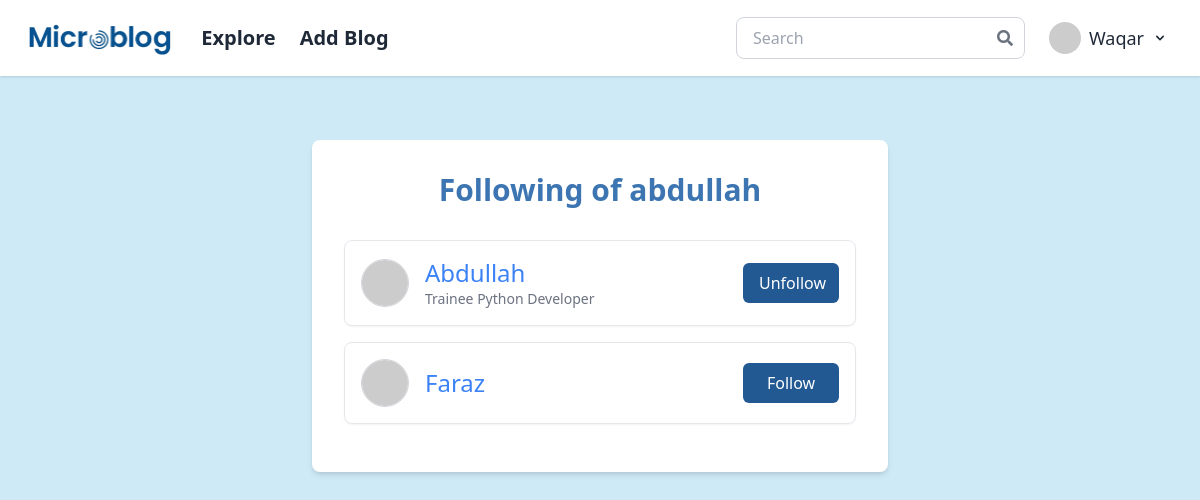
/following_list/abdullah (signed in), run on the app's committed database.
### app/models.py (models this page shows, shortened)
class User(UserMixin, db.Model):
    id: so.Mapped[int] = so.mapped_column(primary_key=True)
    username: so.Mapped[str] = so.mapped_column(sa.String(64), index=True, unique=True)
    email: so.Mapped[str] = so.mapped_column(sa.String(120), index=True, unique=True)
    password_hash: so.Mapped[Optional[str]] = so.mapped_column(sa.String(256))
    posts: so.WriteOnlyMapped['Post'] = so.relationship(back_populates='author', cascade='all, delete-orphan', passive_deletes=True)
    comments: so.WriteOnlyMapped['Comment'] = so.relationship(back_populates='author', cascade='all, delete-orphan', passive_deletes=True)
    about_me: so.Mapped[Optional[str]] = so.mapped_column(sa.String(140))
    last_seen: so.Mapped[Optional[datetime]] = so.mapped_column(default=lambda: datetime.now(timezone.utc))
    following: so.WriteOnlyMapped['User'] = so.relationship(secondary=followers, primaryjoin=(followers.c.follower_id == id),
                                                            secondaryjoin=(followers.c.followed_id == id), back_populates='followers', passive_deletes=True)
    followers: so.WriteOnlyMapped['User'] = so.relationship(secondary=followers, primaryjoin=(followers.c.followed_id == id),
                                                            secondaryjoin=(followers.c.follower_id == id), back_populates='following', passive_deletes=True)
    def avatar(self, size):
        digest = md5(self.email.lower().encode('utf-8')).hexdigest()
        return f'https://www.gravatar.com/avatar/{digest}?d=identicon&s={size}'
    def is_following(self, user):
        query = self.following.select().where(User.id == user.id)
        return db.session.scalar(query) is not None
    def get_following_users(self):
        following_users = (
            db.session.query(User)
            .join(followers, User.id == followers.c.followed_id)
            .filter(followers.c.follower_id == self.id)
            .all()
        )
        return following_users

### app/main/routes.py (the view)
@bp.route('/following_list/<username>')
@login_required
def following_list(username):
    user = db.session.scalar(sa.select(User).where(User.username == username))
    list = user.get_following_users()
    form = EmptyForm()
    return render_template('following.html', user=user, list=list, form = form)

### app/main/forms.py
class EmptyForm(FlaskForm):
    submit = SubmitField('Submit')

class SearchForm(FlaskForm):
    searched = StringField('Searched', validators=[DataRequired()])
    submit = SubmitField('Submit')

### app/main/routes.py (called while the page is built)
@bp.before_request
def before_request():
    if current_user.is_authenticated:
        current_user.last_seen = datetime.now(timezone.utc)
        db.session.commit()

@bp.context_processor
def inject_search_form():
    return dict(form=SearchForm())

### app/models.py (called while the page is built)
@login.user_loader
def load_user(id):
    return db.session.get(User, int(id))

### app/templates/following.html (shortened to what this page needs)
{% extends 'new_base.html' %}
{% block content %}
<div class="flex min-h-full flex-col justify-center px-4 py-6 sm:px-6 lg:px-8 sm:py-12">
    <div class="bg-white shadow-md rounded-lg p-8 w-full max-w-xl mx-auto">
        <h1 class="text-3xl font-bold mb-8 text-center text-[#3C75B1]">Following of {{ user.username }}</h1>
        {% if list %}
        <ul>
            {% for follower in list %}
            <li class="flex items-center justify-between p-4 border border-gray-200 rounded-lg shadow-sm hover:bg-blue-100 mb-4">
                <a href="{{ url_for('main.user', username=follower.username) }}" class="flex items-center text-blue-500 hover:text-blue-700">
                    <img src="{{ follower.avatar(100) }}" class="w-12 h-12 rounded-full border border-gray-300">
                    <div class="ml-4">
                        <span class="block text-2xl">{{ follower.username }}</span>
                        {% if follower.about_me %}
                        <span class="block text-sm text-gray-500">{{ follower.about_me[:30] }}</span>
                        {% endif %}
                    </div>
                </a>
                <div>
                    {% if current_user.is_following(follower) %}
                    <form action="{{ url_for('main.unfollow', username=follower.username) }}" method="post">
                        <input type="submit" value="Unfollow" class="bg-[#225993] text-white px-4 py-2 rounded-md hover:bg-[#1B487A] w-24">
                    </form>
                    {% else %}
                    <form action="{{ url_for('main.follow', username=follower.username) }}" method="post">
                        <input type="submit" value="Follow" class="bg-[#225993] text-white px-4 py-2 rounded-md hover:bg-[#1B487A] w-24">
                    </form>
                    {% endif %}
                </div>
            </li>
            {% endfor %}
        </ul>
        {% else %}
        <p class="text-center text-gray-500">No following yet.</p>
        {% endif %}
    </div>
</div>
{% endblock %}

### app/templates/new_base.html (shortened to what this page needs)
<!DOCTYPE html>
<html lang="en">
<head>
    <script src="https://cdn.tailwindcss.com"></script>
    <link rel="stylesheet" href="https://cdnjs.cloudflare.com/ajax/libs/font-awesome/5.15.4/css/all.min.css">
    <link href="https://cdn.jsdelivr.net/npm/tailwindcss@2.2.19/dist/tailwind.min.css" rel="stylesheet">
</head>
<body class="bg-[#CEEAF7] text-gray-900">
    <nav class="bg-white shadow">
      <div class="container max-w-full w-full px-4 md:px-6 py-4 flex justify-between items-center">
          <div class="flex items-center space-x-6 mx-auto lg:mx-0">
              {% if not current_user.is_anonymous %}
              <a href="{{ url_for('main.index') }}" class="mt-1">
                <img class="w-15 h-10" src="{{ url_for('static', filename='images/Screenshot_2024-10-08_154426-removebg-preview_enhanced.png') }}" alt="Microblog">
              </a>
              {% else %}
              <a href="{{ url_for('main.explore') }}">
                <img class="w-15 h-10" src="{{ url_for('static', filename='images/Screenshot_2024-10-08_154426-removebg-preview_enhanced.png') }}" alt="Microblog">
              </a>
              {% endif %}
              {% if not current_user.is_anonymous %}
              <a class="text-xl font-semibold text-gray-800 hidden lg:inline-block" href="{{ url_for('main.explore') }}">Explore</a>
              <a class="text-xl font-semibold text-gray-800 hidden lg:inline-block" href="{{ url_for('main.add_blog') }}">Add Blog</a>
              {% endif %}
          </div>
          <div class="hidden lg:flex items-center space-x-4">
              <form class="relative flex items-center w-full md:w-auto" method="POST" action="{{ url_for('main.search') }}" onsubmit="return ValidateSearch()">
                  <input type="search" name="searched" autocomplete="off" id="searched" class="w-full border border-gray-300 rounded-lg pl-4 pr-10 py-2 focus:outline-none" placeholder="Search">
                  <button type="submit" class="absolute right-3 inset-y-0 flex items-center text-gray-500 hover:text-gray-700">
                      <i class="fas fa-search"></i>
                  </button>
              </form>
              {% if not current_user.is_anonymous %}
              <div class="relative px-2">
                  <button id="dropdownButton" class="text-lg flex items-center space-x-2 text-gray-800 hover:text-gray-600 focus:outline-none" onclick="toggleDropdown()">
                      <img class="w-8 h-8 rounded-full" src="{{ current_user.avatar(50) }}" alt="User avatar">
                      <span>{{ current_user.username }}</span>
                      <svg class="w-4 h-4" fill="currentColor" viewBox="0 0 20 20" xmlns="http://www.w3.org/2000/svg">
                          <path fill-rule="evenodd" d="M5.293 7.293a1 1 0 011.414 0L10 10.586l3.293-3.293a1 1 0 111.414 1.414l-4 4a1 1 0 01-1.414 0l-4-4a1 1 0 010-1.414z" clip-rule="evenodd"></path>
                      </svg>
                  </button>
              </div>
              {% else %}
              <ul class="flex space-x-4">
                  <li><a class="text-gray-800 hover:text-gray-600" href="{{ url_for('auth.login') }}">Login</a></li>
              </ul>
              {% endif %}
          </div>
      </div>
    </nav>
    <div class="p-4">
        <div class="container mx-auto">
            {% block content %}{% endblock %}
        </div>
    </div>
</body>
</html>

### data on the page
User: username "Waqar"
User: username "abdullah"
User: username "Abdullah", about_me "Trainee Python Developer"
User: username "Faraz"
